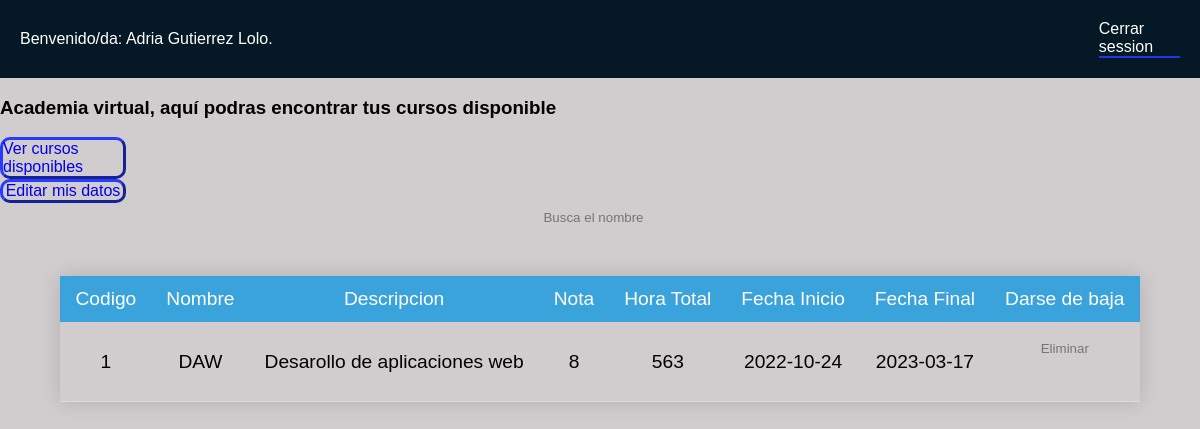
The app's page /academia.php (signed in) with its own data.
### tables this page shows
CREATE TABLE `matricula` (
  `email_alumno` varchar(50) NOT NULL,
  `codigo_curso` int(10) NOT NULL,
  `nota` int(2) DEFAULT NULL
);

CREATE TABLE `cursos` (
  `codigo` int(10) NOT NULL,
  `nombre` varchar(20) NOT NULL,
  `descripcion` varchar(50) NOT NULL,
  `hora_total` int(4) NOT NULL,
  `fecha_inicio` date NOT NULL,
  `fecha_final` date NOT NULL,
  `DNI_profesor` varchar(9) NOT NULL,
  `actiu` int(11) NOT NULL
);

### academia.php (the view, shortened to what this page needs)
<?php
if (isset($_SESSION['alumnos'])) {
?>
    <!DOCTYPE html>
    <html lang="en">
    <head>
        <link rel="stylesheet" href="style.css">
    </head>
    <nav class="navbar">
        <?php
        if (isset($_SESSION["nombre"])) {
            echo "Benvenido/da: " . $_SESSION["nombre"] . " " . $_SESSION["apellidos"] . ".";
            echo '<a class="b_menu" href="die.php">Cerrar session</a>';
        }
        ?>
    </nav>
    <body>
        <h3>Academia virtual, aquí podras encontrar tus cursos disponible</h3>
        <a class="boton-personalizado" href="dispo_cursos.php">Ver cursos disponibles</a>
        <a class="boton-personalizado" href="editar_alumno.php">Editar mis datos</a>
        <?php
        $conn = mysqli_connect('localhost', 'root', '', 'info_bdn');
        if (isset($_SESSION['alumnos'])) {
            $auxAlumno = $_SESSION['alumnos'];
            $query = "SELECT c.*, m.nota
            FROM cursos as c INNER JOIN matricula as m ON c.codigo = m.codigo_curso
            WHERE m.email_alumno = '$auxAlumno'";
            if (isset($_SESSION['alumnos'])) {
                if (isset($_GET['codigo'])) {
                    print("Has eliminado el curso correctamente");
                    header('Refresh: 3; URL=academia.php');
                    $codigo_curso = intval($_GET['codigo']);
                    $sql = "DELETE FROM matricula WHERE email_alumno = '$auxAlumno' AND codigo_curso = $codigo_curso";
                    $result = mysqli_query($conn, $sql);
                } else {
                    echo '<tbody>
                   <form class="d-flex" action="academia.php" method="GET">
                   <input  type="search" placeholder="Busca el nombre"
                   name="busqueda"> <br>
                   </form>';
                    echo '<div class="centrar-tabla" ><table class = "content-table">
         <thead>
                 <tr>
                     <td>Codigo</td>
                     <td>Nombre</td>
                     <td>Descripcion</td>
                     <td>Nota</td>
                     <td>Hora Total</td>
                     <td>Fecha Inicio</td>
                     <td>Fecha Final</td>
                     <td>Darse de baja</td>
                 </tr>
         </thead>';
                    if ($result = mysqli_query($conn, $query)) {
                        while ($row = $result->fetch_assoc()) {
                            $codigo = $row["codigo"];
                            $nombre = $row["nombre"];
                            $descripcion = $row["descripcion"];
                            $nota = $row["nota"];
                            $hora_total = $row["hora_total"];
                            $fecha_inicio = $row["fecha_inicio"];
                            $fecha_final = $row["fecha_final"];
                            echo '<tr>
                    <td>' . $codigo . '</td>
                    <td>' . $nombre . '</td>
                    <td>' . $descripcion . '</td>
                    <td>' . $nota . '</td>
                    <td>' . $hora_total . '</td>
                    <td>' . $fecha_inicio . '</td>
                    <td>' . $fecha_final . '</td>
                    <td>
                        <form methpd="get">
                            <input type="hidden" value="' . $codigo . '" name="codigo">
                            <input class="añadir_curso" type="submit" value="Eliminar">
                        </form>
                    </td></tr>
        ';
                        }
                        echo '</tbody></table></div>';
                    }
                }
        ?>
    </body>
    </html>
<?php
            }
        }
    }

### style.css (style rules this page uses)
* { font-family: Arial; }
input { display: block; margin: auto auto; width: 100%; margin-bottom: 2em; padding: 0.5em 0; border: none; background: rgb(209, 204, 206); color: #757575; border: none; text-align: center; }
body { min-height: 500px; height: 100vh; margin: 0px; background: rgb(209, 204, 206); }
.navbar { z-index: 1; display: flex; align-items: center; justify-content: space-between; padding: 20px; background: rgb(4, 25, 37); color: rgb(255, 255, 255); }
a { text-decoration: none; }
.boton-personalizado { border-radius: 10px; border-width: 3px; border-style: outset; border-color: #2336e7; align-items: center; width: 10%; display: flex; align-items: center; justify-content: center; cursor: pointer; }
.b_menu { color: #ffffff; border-top: rgb(4, 25, 37); border-right: rgb(4, 25, 37); border-bottom: blue 2px solid; border-left: rgb(4, 25, 37); border-color: #2336e7; align-items: center; width: 7%; display: flex; align-items: center; justify-content: center; cursor: pointer; }
.centrar-tabla { display: flex; justify-content: center; align-items: center; flex-direction: column; }
.content-table { border-collapse: collapse; font-size: 1.2em; border-radius: 5px 5px 0 0; box-shadow: 0 0 20px rgba(0, 0, 0, 0.15); text-align: center; }
.content-table thead tr { background-color: rgb(58, 163, 219); color: #ffffff; text-align: center; }
.content-table th, .content-table td { padding: 12px 15px; }
.content-table tbody tr { border-bottom: 1px solid #dddddd; }

### records on screen
matricula: codigo_curso.codigo "1", codigo_curso.nombre "DAW", codigo_curso.descripcion "Desarollo de aplicaciones web", nota "8", codigo_curso.hora_total "563", codigo_curso.fecha_inicio "2022-10-24", codigo_curso.fecha_final "2023-03-17"

### other values on screen
$_SESSION["nombre"] "Adria"
$_SESSION["apellidos"] "Gutierrez Lolo"
